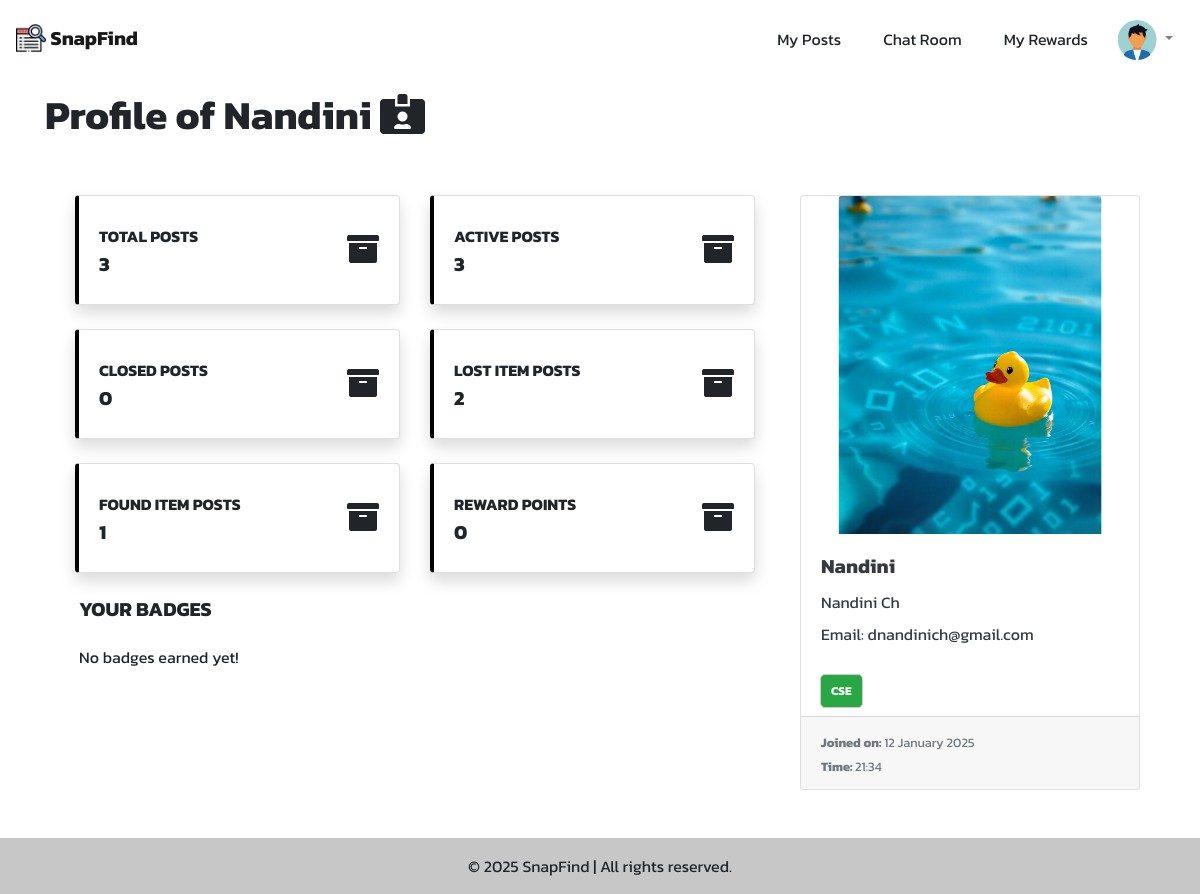
/accounts/15/ (signed in), run on an earlier commit of the app's database.
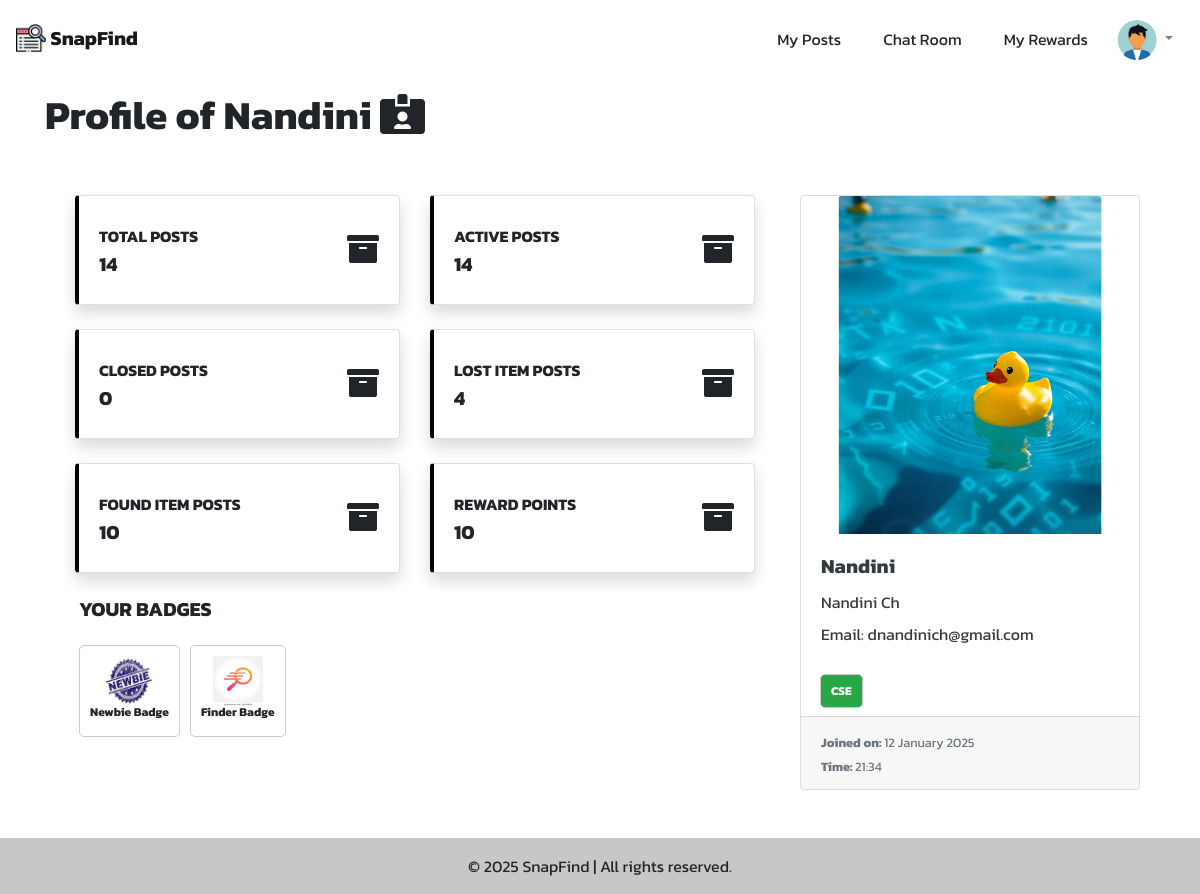
And on a later commit of the database.
### accounts/models.py (models this page shows, shortened)
class Reward(models.Model):
    user = models.ForeignKey(User, on_delete=models.CASCADE)
    points = models.IntegerField(default=0)
    badges = models.ManyToManyField(Badge, blank=True)
    created_at = models.DateTimeField(auto_now_add=True)

class Badge(models.Model):
    name = models.CharField(max_length=255)
    points_required = models.IntegerField()
    image = models.ImageField(upload_to='badges/')

### accounts/views.py (the view)
# urls.py: path('<int:user_id>/', ProfileView.as_view(), name='profile'), # ProfileView
class ProfileView(View):
    template_name = 'profile.html'
    def get(self, request, user_id):
        user = User.objects.get(id=user_id)
        posts = Post.objects.filter(user=user)
        founds = Post.objects.filter(user=user, type='found')
        losts = Post.objects.filter(user=user, type='lost')
        reward, created = Reward.objects.get_or_create(user=request.user)
        closed = 0
        for post in posts:
            if post.is_active == False:
                closed += 1
        context = {
            'user': user,
            'posts': posts,
            'closed': closed,
            'active': len(posts) - closed,
            'founds': founds,
            'losts': losts,
            'rewards': reward
        }
        return render(request, self.template_name, context)

### accounts/models.py (called while the page is built)
    def __str__(self):
        return self.faculty_name

### accounts/templates/profile.html (shortened to what the changed rows need)
{% extends 'base_layout.html' %}
{% load static %}
{% block content %}
<div class="container mt-3">
    <h1><b> Profile of {{ user.username }} <i class="fas fa-id-card-alt"></i></b> </h1>
    <div class="container">
        <div class="row">
            <div class="col-lg-8">
                <div class="container mt-5">
                    <div class="row">
                        <div class="col mb-4 rotate-img">
                            <div class="card shadow h-100 py-2" style="border-left:.25rem solid black !important">
                                <div class="card-body">
                                    <div class="row no-gutters align-items-center">
                                        <div class="col mr-2">
                                            <div class="font-weight-bold text-uppercase mb-1">Total Posts</div>
                                            <div class="h5 mb-0 font-weight-bold text-gray-800">
                                                {{ posts|length }}
                                            </div>
                                        </div>
                                    </div>
                                </div>
                            </div>
                        </div>
                        <div class="col mb-4 rotate-img">
                            <div class="card shadow h-100 py-2" style="border-left:.25rem solid black !important">
                                <div class="card-body">
                                    <div class="row no-gutters align-items-center">
                                        <div class="col mr-2">
                                            <div class="font-weight-bold text-uppercase mb-1">Active Posts</div>
                                            <div class="h5 mb-0 font-weight-bold text-gray-800">
                                                {{ active }}
                                            </div>
                                        </div>
                                    </div>
                                </div>
                            </div>
                        </div>
                    </div>
                    <div class="row">
                        <div class="col mb-4 rotate-img">
                            <div class="card shadow h-100 py-2" style="border-left:.25rem solid black !important">
                                <div class="card-body">
                                    <div class="row no-gutters align-items-center">
                                        <div class="col mr-2">
                                            <div class="font-weight-bold text-uppercase mb-1">Lost Item Posts</div>
                                            <div class="h5 mb-0 font-weight-bold text-gray-800">
                                                {{ losts|length }}
                                            </div>
                                        </div>
                                    </div>
                                </div>
                            </div>
                        </div>
                    </div>
                    <div class="row">
                        <div class="col mb-4 rotate-img">
                            <div class="card shadow h-100 py-2" style="border-left:.25rem solid black !important">
                                <div class="card-body">
                                    <div class="row no-gutters align-items-center">
                                        <div class="col mr-2">
                                            <div class="font-weight-bold text-uppercase mb-1">Found Item Posts</div>
                                            <div class="h5 mb-0 font-weight-bold text-gray-800">
                                                {{ founds|length }}
                                            </div>
                                        </div>
                                    </div>
                                </div>
                            </div>
                        </div>
                        <div class="col mb-4 rotate-img">
                            <div class="card shadow h-100 py-2" style="border-left:.25rem solid black !important">
                                <div class="card-body">
                                    <div class="row no-gutters align-items-center">
                                        <div class="col mr-2">
                                            <div class="font-weight-bold text-uppercase mb-1">Reward Points</div>
                                            <div class="h5 mb-0 font-weight-bold text-gray-800">
                                                {{ rewards.points }}
                                            </div>
                                        </div>
                                    </div>
                                </div>
                            </div>
                        </div>
                    </div>
                        <div class="row ml-1 mt-3 badges">
                            {% for badge in rewards.badges.all %}
                                <div class="badge">
                                    <img src="{{ badge.image.url }}" alt="{{ badge.name }}">
                                    <p>{{ badge.name }}</p>
                                </div>
                            {% empty %}
                                <p>No badges earned yet!</p>
                            {% endfor %}
                        </div>
                </div>
            </div>
        </div>
    </div>
</div>
{% endblock %}

What changed in the data, as far as the page shows it:
changed Reward: points "0" → "10"
now on this page (row unchanged): Badge: image (picture), name "Newbie Badge"
now on this page (row unchanged): Badge: image (picture), name "Finder Badge"
Also different on the page:
{{ posts|length }}: "3" → "14"
{{ active }}: "3" → "14"
{{ losts|length }}: "2" → "4"
{{ founds|length }}: "1" → "10"
text no longer shown: "No badges earned yet!"
